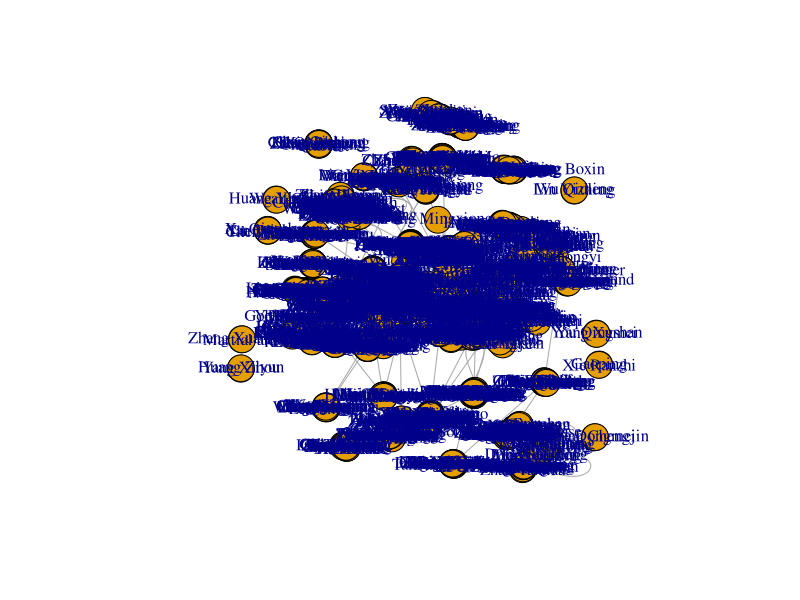
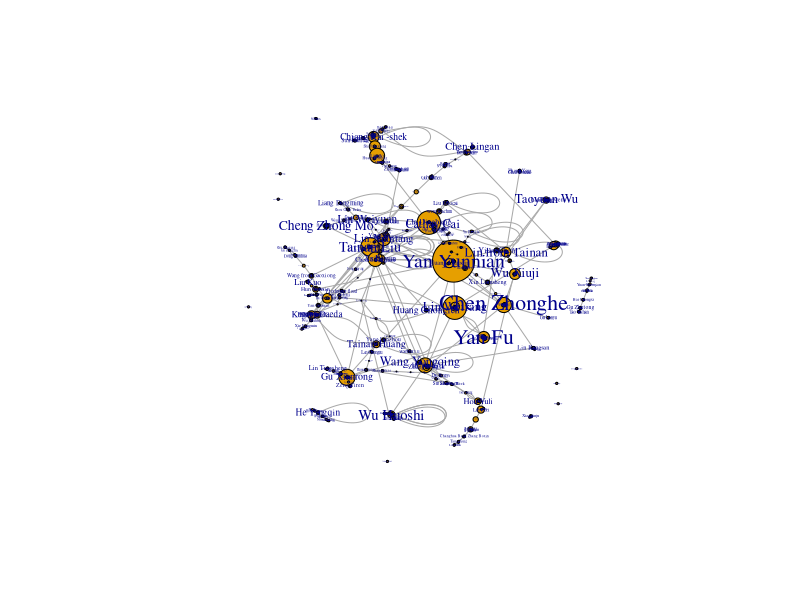

The R script that drew these images, in order:
library(igraph)

marriages.taiwan <- read.csv("data-raw/taiwanese-families-dluhosova.csv")
marriages.taiwan$husband_familyname_std <- marriages.taiwan$TranslatedTargetFamilyName
marriages.taiwan$wife_familyname_std <- marriages.taiwan$TranslatedSourceFamilyName
marriages.taiwan.sn <- graph.data.frame(data.frame(marriages.taiwan$husband_familyname_std,marriages.taiwan$wife_familyname_std),directed=F)
plot(marriages.taiwan.sn)
V(marriages.taiwan.sn)$degree <- degree(marriages.taiwan.sn)

V(marriages.taiwan.sn)$betweenness <- betweenness(marriages.taiwan.sn)
V(marriages.taiwan.sn)$pr <- unname(unlist(page_rank(marriages.taiwan.sn)$vector))

save(marriages.taiwan, file="marriages-taiwan.RData")

plot(marriages.taiwan.sn,
     vertex.size=V(marriages.taiwan.sn)$betweenness/10000,
     vertex.label.cex= V(marriages.taiwan.sn)$pr*100,
     vertex.label.degree=V(marriages.taiwan.sn)$degree)

